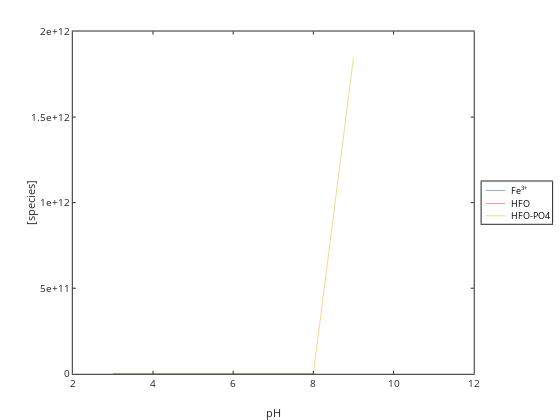

The cell this chart's notebook holds for it:
### Code cell
%graphics_toolkit ("notebook"); 
%graphics_toolkit ("gnuplot"); 
%graphics_toolkit ("plotly");

plot(pH,Fep3,pH,HFO,pH,HfowHPO4m)
xlabel('pH'); ylabel('[species]'); legend('Fe^{3+}','HFO','HFO-PO4','location','eastoutside')

### Figure 1 — Plotly figure (JSON) as saved in the notebook; plotly's stock layout.template omitted (floating-point values rounded to 4 significant figures)
{"data": [{"line": {"color": "rgb(0,113,188)", "dash": "solid", "width": 0.5}, "marker": {"color": "rgb(0,113,188)", "line": {"color": "rgb(0,113,188)"}, "size": 6, "symbol": "none"}, "mode": "lines", "name": "Fe^{3+}", "showlegend": true, "type": "scatter", "visibility": true, "x": [3, 4, 5, 6, 7, 8, 9, 10, 11], "xaxis": "x", "y": [1.022e-06, 3.573e-08, 7.78e-11, 7.78e-14, 7.78e-17, 7.78e-20, null, null, null], "yaxis": "y"}, {"line": {"color": "rgb(216,82,24)", "dash": "solid", "width": 0.5}, "marker": {"color": "rgb(216,82,24)", "line": {"color": "rgb(216,82,24)"}, "size": 6, "symbol": "none"}, "mode": "lines", "name": "HFO", "showlegend": true, "type": "scatter", "visibility": true, "x": [3, 4, 5, 6, 7, 8, 9, 10, 11], "xaxis": "x", "y": [0, 0, 8.265e-06, 9.812e-06, 9.962e-06, 9.975e-06, null, null, null], "yaxis": "y"}, {"line": {"color": "rgb(236,176,31)", "dash": "solid", "width": 0.5}, "marker": {"color": "rgb(236,176,31)", "line": {"color": "rgb(236,176,31)"}, "size": 6, "symbol": "none"}, "mode": "lines", "name": "HFO-PO4", "showlegend": true, "type": "scatter", "visibility": true, "x": [3, 4, 5, 6, 7, 8, 9, 10, 11], "xaxis": "x", "y": [3.749e-22, 1.914e-21, 5.292e-20, 2.598e-07, 3.834e-07, 1.589e-07, 1846000000000.0, null, null], "yaxis": "y"}, {"hoverinfo": "none", "line": {"color": "rgb(0,113,188)", "dash": "solid", "width": 0.5}, "marker": {"color": "rgb(0,113,188)", "line": {"color": "rgb(0,113,188)"}, "size": 6, "symbol": "none"}, "mode": "lines", "name": "", "showlegend": false, "type": "scatter", "visibility": true, "x": [3, 18], "xaxis": "x2", "y": [6.809, 6.809], "yaxis": "y2"}, {"hoverinfo": "none", "line": {"color": "rgb(216,82,24)", "dash": "solid", "width": 0.5}, "marker": {"color": "rgb(216,82,24)", "line": {"color": "rgb(216,82,24)"}, "size": 6, "symbol": "none"}, "mode": "lines", "name": "", "showlegend": false, "type": "scatter", "visibility": true, "x": [3, 18], "xaxis": "x2", "y": [16.77, 16.77], "yaxis": "y2"}, {"hoverinfo": "none", "line": {"color": "rgb(236,176,31)", "dash": "solid", "width": 0.5}, "marker": {"color": "rgb(236,176,31)", "line": {"color": "rgb(236,176,31)"}, "size": 6, "symbol": "none"}, "mode": "lines", "name": "", "showlegend": false, "type": "scatter", "visibility": true, "x": [3, 18], "xaxis": "x2", "y": [26.07, 26.07], "yaxis": "y2"}], "layout": {"annotations": [{"font": {"color": "rgb(0,0,0)", "size": 9}, "showarrow": false, "text": "Fe<sup>3+</sup>", "x": 21, "xanchor": "left", "xref": "x2", "y": 6.809, "yanchor": "middle", "yref": "y2"}, {"font": {"color": "rgb(0,0,0)", "size": 9}, "showarrow": false, "text": "HFO", "x": 21, "xanchor": "left", "xref": "x2", "y": 16.77, "yanchor": "middle", "yref": "y2"}, {"font": {"color": "rgb(0,0,0)", "size": 9}, "showarrow": false, "text": "HFO-PO4", "x": 21, "xanchor": "left", "xref": "x2", "y": 26.07, "yanchor": "middle", "yref": "y2"}], "height": 420, "hovermode": "closest", "margin": {"b": 0, "l": 0, "r": 0, "t": 0}, "plot_bgcolor": "rgba(0,0,0,0)", "showlegend": false, "width": 560, "xaxis": {"anchor": "y", "autorange": false, "domain": [0.13, 0.846], "exponentformat": "none", "gridcolor": "rgba(38,38,38,0.15)", "gridwidth": 1, "linecolor": "rgb(38,38,38)", "linewidth": 1, "mirror": "ticks", "range": [2, 12], "showgrid": false, "showline": true, "side": "bottom", "spikedash": "solid", "spikemode": "across", "spikesides": false, "spikethickness": 1, "tickangle": 0, "tickcolor": "rgb(38,38,38)", "tickfont": {"color": "rgb(38,38,38)", "size": 10}, "ticklen": 3, "ticks": "inside", "ticktext": ["2", "4", "6", "8", "10", "12"], "tickvals": [2, 4, 6, 8, 10, 12], "title": {"font": {"color": "rgb(38,38,38)", "size": 11}, "text": "pH"}, "type": "linear", "visible": true, "zeroline": false}, "xaxis2": {"anchor": "y2", "autorange": false, "domain": [0.86, 0.9859], "exponentformat": "none", "fixedrange": true, "gridcolor": "rgba(38,38,38,0.15)", "gridwidth": 1, "linecolor": "rgb(38,38,38)", "linewidth": 1, "mirror": true, "range": [0, 53.71], "showgrid": false, "showline": true, "showspikes": false, "side": "bottom", "spikedash": "solid", "spikemode": "across", "spikesides": false, "spikethickness": 1, "tickangle": 0, "tickcolor": "rgb(38,38,38)", "tickfont": {"color": "rgb(38,38,38)", "size": 9}, "ticklen": 3, "ticks": "", "ticktext": [], "tickvals": [], "title": {"font": {"color": "rgb(0,0,0)", "size": 9.9}, "text": ""}, "type": "linear", "visible": true, "zeroline": false}, "yaxis": {"anchor": "x", "autorange": false, "domain": [0.11, 0.925], "exponentformat": "none", "gridcolor": "rgba(38,38,38,0.15)", "gridwidth": 1, "linecolor": "rgb(38,38,38)", "linewidth": 1, "mirror": "ticks", "range": [0, 2000000000000], "showgrid": false, "showline": true, "side": "left", "spikedash": "solid", "spikemode": "across", "spikesides": false, "spikethickness": 1, "tickangle": 0, "tickcolor": "rgb(38,38,38)", "tickfont": {"color": "rgb(38,38,38)", "size": 10}, "ticklen": 3, "ticks": "inside", "ticktext": ["0", "5e+11", "1e+12", "1.5e+12", "2e+12"], "tickvals": [0, 500000000000, 1000000000000, 1500000000000, 2000000000000], "title": {"font": {"color": "rgb(38,38,38)", "size": 11}, "text": "[species]"}, "type": "linear", "visible": true, "zeroline": false}, "yaxis2": {"anchor": "x2", "autorange": false, "domain": [0.4671, 0.5679], "exponentformat": "none", "fixedrange": true, "gridcolor": "rgba(38,38,38,0.15)", "gridwidth": 1, "linecolor": "rgb(38,38,38)", "linewidth": 1, "mirror": true, "range": [32.22, 0], "showgrid": false, "showline": true, "showspikes": false, "side": "left", "spikedash": "solid", "spikemode": "across", "spikesides": false, "spikethickness": 1, "tickangle": 0, "tickcolor": "rgb(38,38,38)", "tickfont": {"color": "rgb(38,38,38)", "size": 9}, "ticklen": 3, "ticks": "", "ticktext": [], "tickvals": [], "title": {"font": {"color": "rgb(0,0,0)", "size": 9.9}, "text": ""}, "type": "linear", "visible": true, "zeroline": false}}}
